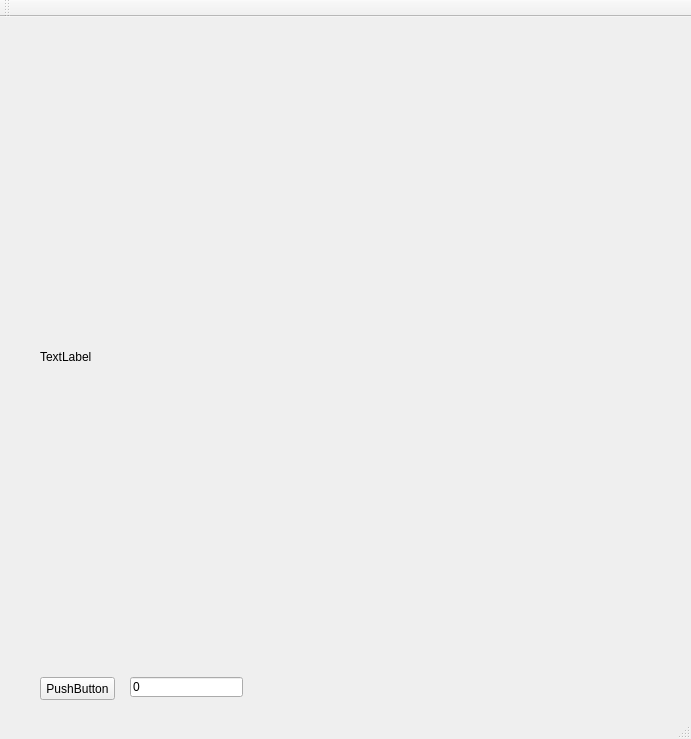
<?xml version="1.0" encoding="UTF-8"?>
<ui version="4.0">
 <class>MainWindow</class>
 <widget class="QMainWindow" name="MainWindow">
  <property name="geometry">
   <rect>
    <x>0</x>
    <y>0</y>
    <width>691</width>
    <height>739</height>
   </rect>
  </property>
  <property name="mouseTracking">
   <bool>true</bool>
  </property>
  <property name="focusPolicy">
   <enum>Qt::WheelFocus</enum>
  </property>
  <property name="windowTitle">
   <string>MainWindow</string>
  </property>
  <widget class="QWidget" name="centralWidget">
   <widget class="QLabel" name="label">
    <property name="geometry">
     <rect>
      <x>40</x>
      <y>40</y>
      <width>600</width>
      <height>600</height>
     </rect>
    </property>
    <property name="mouseTracking">
     <bool>false</bool>
    </property>
    <property name="text">
     <string>TextLabel</string>
    </property>
   </widget>
   <widget class="QPushButton" name="pushButton">
    <property name="geometry">
     <rect>
      <x>40</x>
      <y>660</y>
      <width>75</width>
      <height>23</height>
     </rect>
    </property>
    <property name="text">
     <string>PushButton</string>
    </property>
   </widget>
   <widget class="QLineEdit" name="lineEdit">
    <property name="geometry">
     <rect>
      <x>130</x>
      <y>660</y>
      <width>113</width>
      <height>20</height>
     </rect>
    </property>
    <property name="mouseTracking">
     <bool>false</bool>
    </property>
    <property name="focusPolicy">
     <enum>Qt::NoFocus</enum>
    </property>
    <property name="text">
     <string>0</string>
    </property>
   </widget>
  </widget>
  <widget class="QMenuBar" name="menuBar">
   <property name="geometry">
    <rect>
     <x>0</x>
     <y>0</y>
     <width>691</width>
     <height>21</height>
    </rect>
   </property>
  </widget>
  <widget class="QToolBar" name="mainToolBar">
   <attribute name="toolBarArea">
    <enum>TopToolBarArea</enum>
   </attribute>
   <attribute name="toolBarBreak">
    <bool>false</bool>
   </attribute>
  </widget>
  <widget class="QStatusBar" name="statusBar"/>
 </widget>
 <layoutdefault spacing="6" margin="11"/>
 <resources/>
 <connections/>
</ui>
